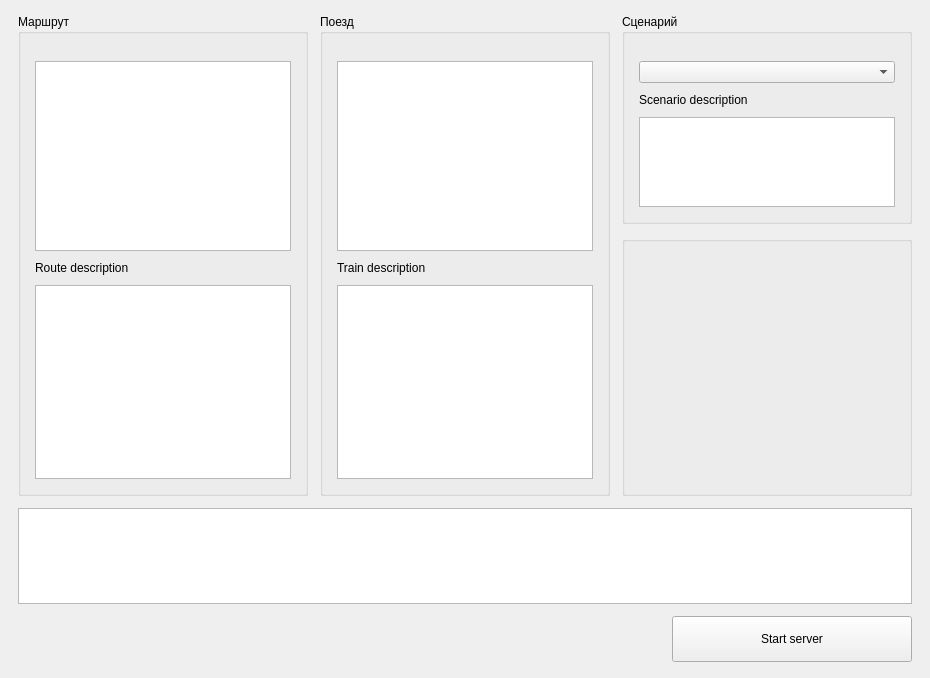
      <widget class="QWidget" name="tab_local_server">
       <attribute name="title">
        <string>Local server</string>
       </attribute>
       <layout class="QVBoxLayout" name="mainLayout">
        <property name="spacing">
         <number>12</number>
        </property>
        <property name="leftMargin">
         <number>18</number>
        </property>
        <property name="topMargin">
         <number>14</number>
        </property>
        <property name="rightMargin">
         <number>18</number>
        </property>
        <property name="bottomMargin">
         <number>16</number>
        </property>
        <item>
         <layout class="QHBoxLayout" name="topRow" stretch="1,1,1">
          <property name="spacing">
           <number>12</number>
          </property>
          <item>
           <widget class="QGroupBox" name="gbRoute">
            <property name="title">
             <string>Маршрут</string>
            </property>
            <layout class="QVBoxLayout" name="routeLayout">
             <property name="spacing">
              <number>10</number>
             </property>
             <property name="leftMargin">
              <number>14</number>
             </property>
             <property name="topMargin">
              <number>27</number>
             </property>
             <property name="rightMargin">
              <number>14</number>
             </property>
             <property name="bottomMargin">
              <number>14</number>
             </property>
             <item>
              <widget class="QListWidget" name="lwRoutes">
               <property name="minimumSize">
                <size>
                 <width>0</width>
                 <height>190</height>
                </size>
               </property>
               <property name="sizePolicy">
                <sizepolicy hsizetype="Expanding" vsizetype="Expanding">
                 <horstretch>0</horstretch>
                 <verstretch>2</verstretch>
                </sizepolicy>
               </property>
              </widget>
             </item>
             <item>
              <widget class="QLabel" name="label_4">
               <property name="text">
                <string>Route description</string>
               </property>
               <property name="role" stdset="0">
                <string>caption</string>
               </property>
              </widget>
             </item>
             <item>
              <widget class="QPlainTextEdit" name="ptRouteDescription">
               <property name="readOnly">
                <bool>true</bool>
               </property>
               <property name="sizePolicy">
                <sizepolicy hsizetype="Expanding" vsizetype="Expanding">
                 <horstretch>0</horstretch>
                 <verstretch>3</verstretch>
                </sizepolicy>
               </property>
              </widget>
             </item>
            </layout>
           </widget>
          </item>
          <item>
           <widget class="QGroupBox" name="gbTrain">
            <property name="title">
             <string>Поезд</string>
            </property>
            <layout class="QVBoxLayout" name="trainLayout">
             <property name="spacing">
              <number>10</number>
             </property>
             <property name="leftMargin">
              <number>14</number>
             </property>
             <property name="topMargin">
              <number>27</number>
             </property>
             <property name="rightMargin">
              <number>14</number>
             </property>
             <property name="bottomMargin">
              <number>14</number>
             </property>
             <item>
              <widget class="QListWidget" name="lwTrains">
               <property name="minimumSize">
                <size>
                 <width>181</width>
                 <height>190</height>
                </size>
               </property>
               <property name="sizePolicy">
                <sizepolicy hsizetype="Expanding" vsizetype="Expanding">
                 <horstretch>0</horstretch>
                 <verstretch>2</verstretch>
                </sizepolicy>
               </property>
              </widget>
             </item>
             <item>
              <widget class="QLabel" name="label_5">
               <property name="text">
                <string>Train description</string>
               </property>
               <property name="role" stdset="0">
                <string>caption</string>
               </property>
              </widget>
             </item>
             <item>
              <widget class="QPlainTextEdit" name="ptTrainDescription">
               <property name="readOnly">
                <bool>true</bool>
               </property>
               <property name="sizePolicy">
                <sizepolicy hsizetype="Expanding" vsizetype="Expanding">
                 <horstretch>0</horstretch>
                 <verstretch>3</verstretch>
                </sizepolicy>
               </property>
              </widget>
             </item>
            </layout>
           </widget>
          </item>
          <item>
           <layout class="QVBoxLayout" name="rightColumn" stretch="3,4">
            <property name="spacing">
             <number>12</number>
            </property>
            <item>
             <widget class="QGroupBox" name="gbScenario">
              <property name="title">
               <string>Сценарий</string>
              </property>
              <layout class="QVBoxLayout" name="scenarioLayout">
               <property name="spacing">
                <number>10</number>
               </property>
               <property name="leftMargin">
                <number>14</number>
               </property>
               <property name="topMargin">
                <number>27</number>
               </property>
               <property name="rightMargin">
                <number>14</number>
               </property>
               <property name="bottomMargin">
                <number>14</number>
               </property>
               <item>
                <layout class="QHBoxLayout" name="scenarioSelectLayout">
                 <property name="spacing">
                  <number>10</number>
                 </property>
                 <item>
                  <widget class="QComboBox" name="cbScenario">
                   <property name="sizePolicy">
                    <sizepolicy hsizetype="Expanding" vsizetype="Fixed">
                     <horstretch>0</horstretch>
                     <verstretch>0</verstretch>
                    </sizepolicy>
                   </property>
                  </widget>
                 </item>
                </layout>
               </item>
               <item>
                <widget class="QLabel" name="label_10">
                 <property name="text">
                  <string>Scenario description</string>
                 </property>
                 <property name="role" stdset="0">
                  <string>caption</string>
                 </property>
                </widget>
               </item>
               <item>
                <widget class="QTextBrowser" name="tbScenarioDescription">
                 <property name="readOnly">
                  <bool>true</bool>
                 </property>
                 <property name="minimumSize">
                  <size>
                   <width>0</width>
                   <height>90</height>
                  </size>
                 </property>
                </widget>
               </item>
              </layout>
             </widget>
            </item>
            <item>
             <widget class="QGroupBox" name="gbTrainPhoto">
              <layout class="QVBoxLayout" name="trainPhotoLayout" stretch="1,0,0">
               <property name="spacing">
                <number>0</number>
               </property>
               <property name="leftMargin">
                <number>14</number>
               </property>
               <property name="topMargin">
                <number>16</number>
               </property>
               <property name="rightMargin">
                <number>14</number>
               </property>
               <property name="bottomMargin">
                <number>14</number>
               </property>
               <item>
                <widget class="QLabel" name="lblTrainPhoto">
                 <property name="sizePolicy">
                  <sizepolicy hsizetype="Ignored" vsizetype="Ignored">
                   <horstretch>0</horstretch>
                   <verstretch>0</verstretch>
                  </sizepolicy>
                 </property>
                 <property name="pixmap">
                  <pixmap resource="launcher.qrc">:/images/images/magnistral_train.png</pixmap>
                 </property>
                 <property name="scaledContents">
                  <bool>false</bool>
                 </property>
                 <property name="alignment">
                  <set>Qt::AlignCenter</set>
                 </property>
                </widget>
               </item>
               <item>
                <widget class="QFrame" name="frame">
                 <property name="minimumSize">
                  <size>
                   <width>0</width>
                   <height>0</height>
                  </size>
                 </property>
                 <property name="maximumSize">
                  <size>
                   <width>16777215</width>
                   <height>0</height>
                  </size>
                 </property>
                 <property name="frameShape">
                  <enum>QFrame::NoFrame</enum>
                 </property>
                </widget>
               </item>
               <item>
                <layout class="QVBoxLayout" name="vblActiveTrainsLayout">
                 <property name="spacing">
                  <number>0</number>
                 </property>
                </layout>
               </item>
              </layout>
             </widget>
            </item>
           </layout>
          </item>
         </layout>
        </item>
        <item>
         <widget class="QTextBrowser" name="tbLogGPU">
          <property name="minimumSize">
           <size>
            <width>0</width>
            <height>64</height>
           </size>
          </property>
          <property name="maximumSize">
           <size>
            <width>16777215</width>
            <height>96</height>
           </size>
          </property>
         </widget>
        </item>
        <item>
         <layout class="QHBoxLayout" name="actionLayout">
          <property name="spacing">
           <number>10</number>
          </property>
          <item>
           <spacer name="actionSpacer">
            <property name="orientation">
             <enum>Qt::Horizontal</enum>
            </property>
            <property name="sizeHint" stdset="0">
             <size>
              <width>40</width>
              <height>20</height>
             </size>
            </property>
           </spacer>
          </item>
          <item>
           <widget class="QPushButton" name="pbStartServer">
            <property name="minimumSize">
             <size>
              <width>240</width>
              <height>46</height>
             </size>
            </property>
            <property name="text">
             <string>Start server</string>
            </property>
            <property name="primary" stdset="0">
             <bool>true</bool>
            </property>
           </widget>
          </item>
         </layout>
        </item>
       </layout>
      </widget>
